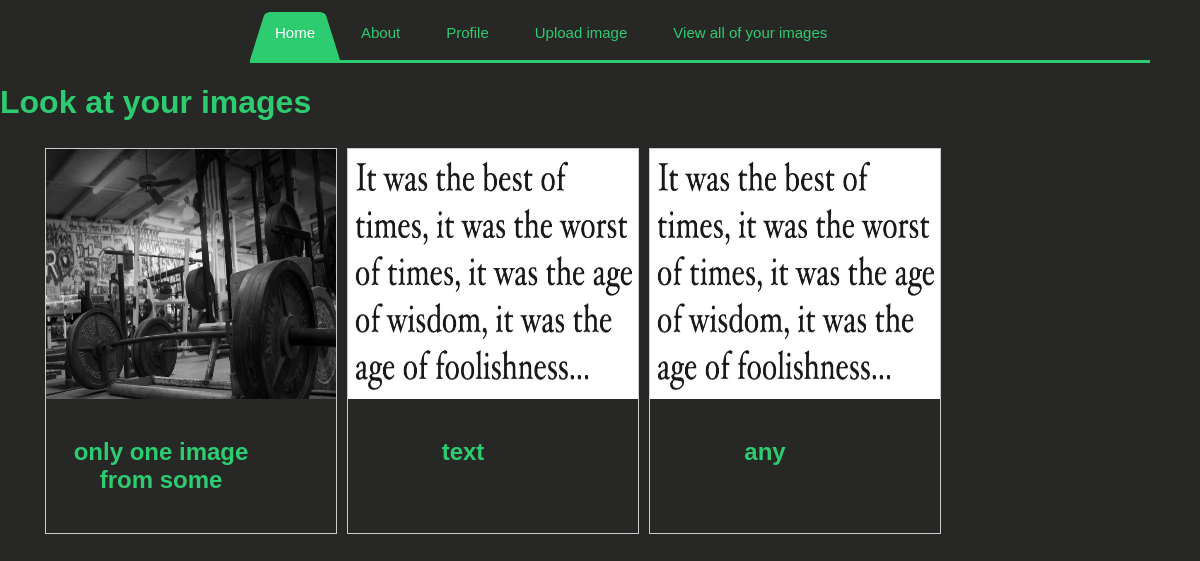
/list/ (signed in), run on an earlier commit of the app's database.
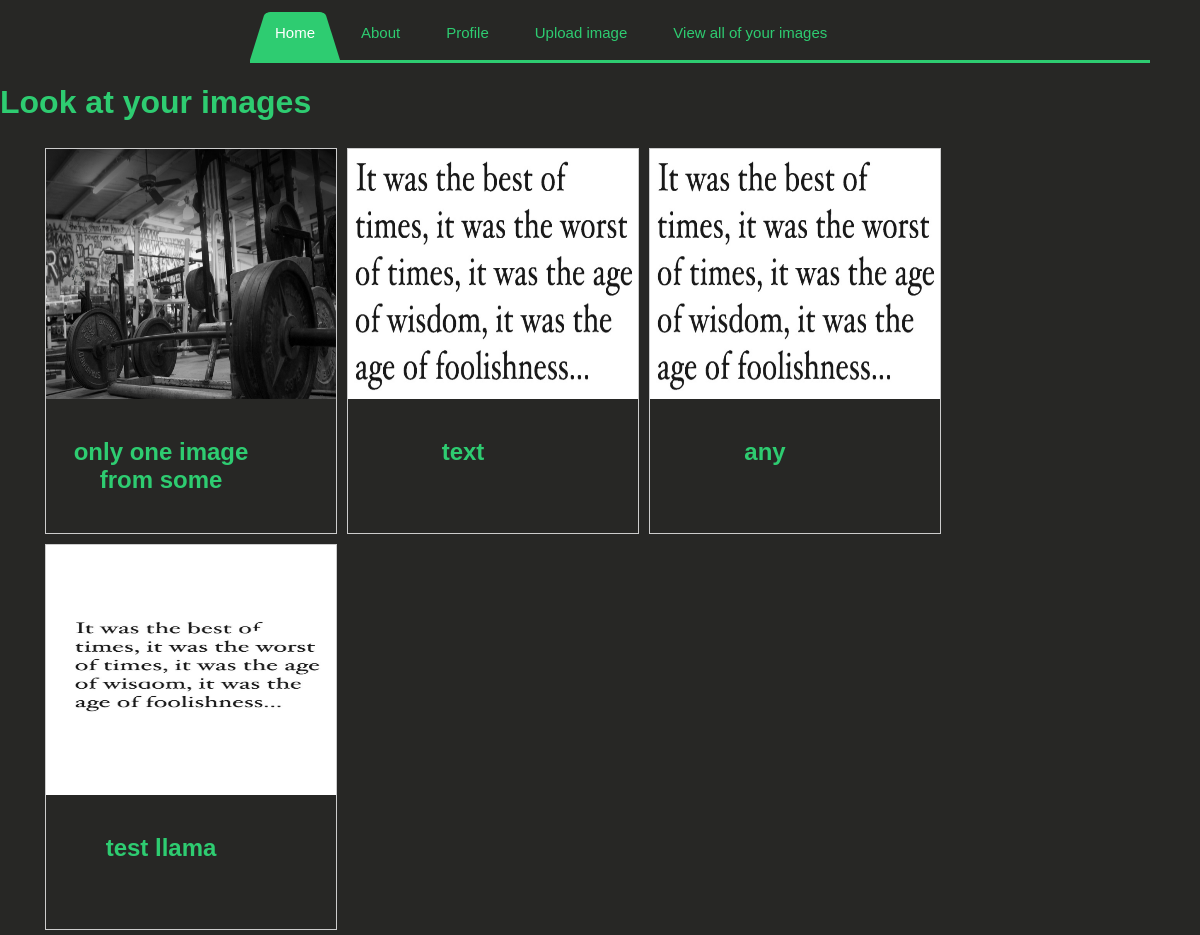
And on a later commit of the database.
### ocr_app/models.py (models this page shows, shortened)
class Image_m(models.Model):
    name = models.CharField(max_length=100)
    cover = models.ImageField(upload_to='images/')
    current_user = models.ForeignKey(User,default=None)

### ocr_app/views.py (the view)
# urls.py: url(r'^list/$', views.list, name='list'),
def list(request):
    images = Image_m.objects.all().filter(current_user = request.user)
    return render(request, 'list_images.html', {'images':images})

### ocr_app/templates/list_images.html (shortened to what this page needs)
<!DOCTYPE html>
<html>
<head>
    <link rel="stylesheet" href="/static/css/main.css">
    <link rel="stylesheet" href="/static/css/list_image.css">
</head>
<body>
  {% include 'nav.html' %}
  <h1>Look at your images</h1>
  <ul>
    {% for image in images %}
      <div class="gallery">
        <a href="/current_image">
        <img src="{{ image.cover.url}}" alt="{{ image.name }}" width="500" height="500">
        </a>
        <div class="desc"><h2 id="current_image">{{ image.name }}</h2></div>
      </div>
    {% endfor %}
  </ul>
</body>
</html>

What changed in the data, as far as the page shows it:
added Image_m: cover (picture), name "test llama"
